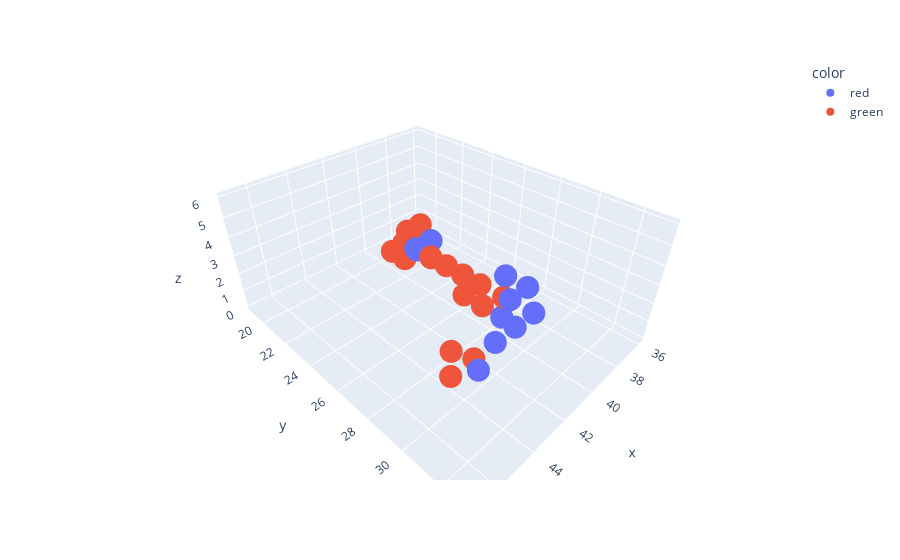

Write notebook code for a chart like this one.
### Code cell
fig = px.scatter_3d(df1, x='x', y='y', z='z',color=interaction)
fig.show()

### Figure 1 — Plotly figure (JSON) as saved in the notebook; plotly's stock layout.template omitted (floating-point values rounded to 4 significant figures)
{"data": [{"hovertemplate": "color=red<br>x=%{x}<br>y=%{y}<br>z=%{z}<extra></extra>", "legendgroup": "red", "marker": {"color": "#636efa", "symbol": "circle"}, "mode": "markers", "name": "red", "scene": "scene", "showlegend": true, "type": "scatter3d", "x": [47, 45, 44, 43, 43, 42, 42, 42, 41, 40, 40, 37], "y": [33, 32, 32, 32, 31, 31, 30, 30, 24, 24, 23, 19], "z": [6, 5, 5, 5, 5, 5, 5, 3, 3, 3, 2, 0]}, {"hovertemplate": "color=green<br>x=%{x}<br>y=%{y}<br>z=%{z}<extra></extra>", "legendgroup": "green", "marker": {"color": "#EF553B", "symbol": "circle"}, "mode": "markers", "name": "green", "scene": "scene", "showlegend": true, "type": "scatter3d", "x": [47, 47, 46, 42, 42, 42, 41, 41, 41, 41, 40, 40, 40, 40, 39, 38, 38, 37, 37, 36], "y": [32, 32, 32, 30, 29, 28, 28, 27, 26, 25, 24, 22, 22, 21, 21, 21, 20, 20, 20, 19], "z": [6, 5, 5, 4, 3, 3, 3, 3, 3, 3, 2, 2, 1, 1, 1, 1, 1, 1, 0, 0]}], "layout": {"legend": {"title": {"text": "color"}, "tracegroupgap": 0}, "margin": {"t": 60}, "scene": {"domain": {"x": [0, 1], "y": [0, 1]}, "xaxis": {"title": {"text": "x"}}, "yaxis": {"title": {"text": "y"}}, "zaxis": {"title": {"text": "z"}}}}}
